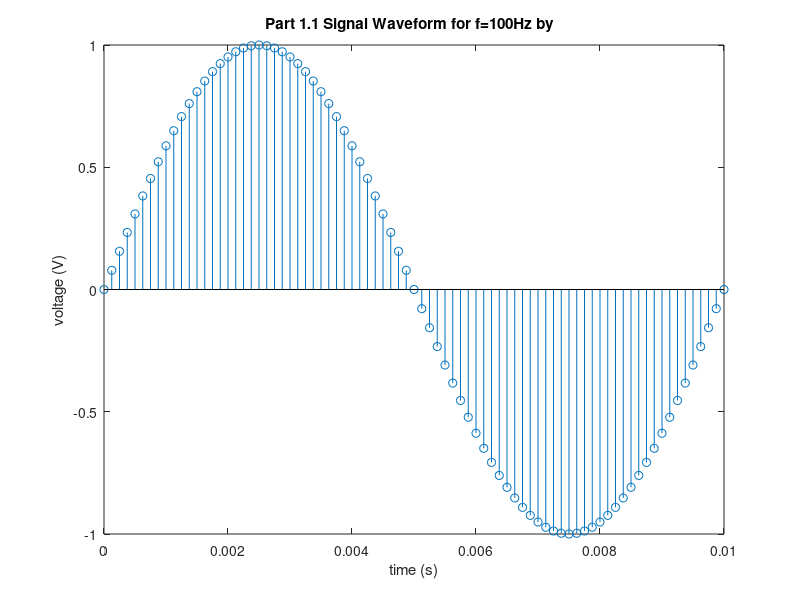
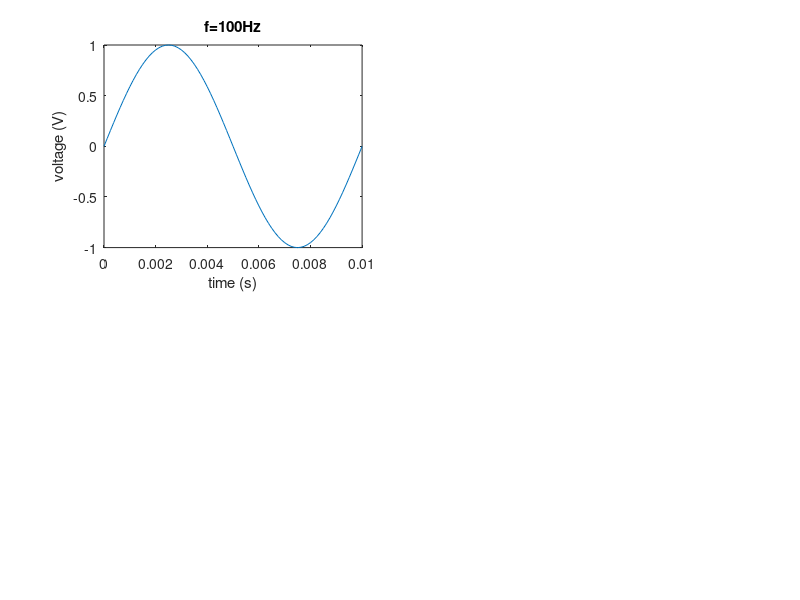

Reproduce these figures in MATLAB, in order. (Note: this script raises an error after producing the figures.)
%Signal Sampling and Aliasing Experiments Program

%Submitted as a part of a Signals and Systems Laboratory Assignment 
%By Robert Valencia to Dr. T. Todd, McMaster University, Hamilton,ON
%See lab report for detailed explanation

%%%%%%%%%%%%%%%%%%%%%%%%%%%%%%%%%%%%%%%%%%%%%%%%%%%%%%%%%%%%%%%%%%%%%%%%%%%%%%%%%%%%%%%%%%%%%%%%%%%%%%%%%%%%%%%%%%%%%%%%%%%%%%%%%%%%%%%%

%Part 1.1
%sinusoid frequency
f=100;
%sampling frequency and interval
fs=8000;
Ts=1/fs;
%final time value/duration
tEnd=10e-3;
%time vector
tVector=0:Ts:tEnd;
%sinusoid sample
xs=sin(2.*pi.*f.*tVector);
%plot
figure(1);
subplot(1,1,1);
stem(tVector, xs);
title('Part 1.1 Signal Waveform for f=100Hz by  ')
xlabel('time (s)');
ylabel('voltage (V)');
%print plot
print ('-djpeg', 'plot_1_1.jpeg');

%%%%%%%%%%%%%%%%%%%%%%%%%%%%%%%%%%%%%%%%%%%%%%%%%%%%%%%%%%%%%%%%%%%%%%%%%%%%%%%%%%%%%%%%%%%%%%%%%%%%%%%%%%%%%%%%%%%%%%%%%%%%%%%%%%%%%%%%

%Part 1.2
%sinusoid frequency
f=100;
%sampling frequency and interval
fs=8000;
Ts=1/fs;
%sampled signal final time value/duration
tEnd=10e-3;
%sampled signal time vector
tVector=0:Ts:tEnd;
%sound spurt final time value/duration
tEndSSpurt=2;
%sound spurt time vector
tVectorSSpurt=0:Ts:tEndSSpurt;
%sinusoid sample
xs100=sin(2.*pi.*f.*tVectorSSpurt);
%plot
figure(2);
subplot(2,2,1);
plot(tVector, xs100(1:length(tVector)));
title('f=100Hz')
xlabel('time (s)');
ylabel('voltage (V)');
%save as a wav sound file
wavwrite(xs100', fs, 8, 'sound_1_2_100.wav');

%sinusoid frequency
f=200;
%sampling frequency and interval
fs=8000;
Ts=1/fs;
%sampled signal final time value/duration
tEnd=10e-3;
%sampled signal time vector
tVector=0:Ts:tEnd;
%sound spurt final time value/duration
tEndSSpurt=2;
%sound spurt time vector
tVectorSSpurt=0:Ts:tEndSSpurt;
%sinusoid sample
xs200=sin(2.*pi.*f.*tVectorSSpurt);
%plot
subplot(2,2,2);
plot(tVector, xs200(1:length(tVector)));
title('f=200Hz')
xlabel('time (s)');
ylabel('voltage (V)');
%save as a wav sound file
wavwrite(xs200', fs, 8, 'sound_1_2_200.wav');

%sinusoid frequency
f=400;
%sampling frequency and interval
fs=8000;
Ts=1/fs;
%sampled signal final time value/duration
tEnd=10e-3;
%sampled signal time vector
tVector=0:Ts:tEnd;
%sound spurt final time value/duration
tEndSSpurt=2;
%sound spurt time vector
tVectorSSpurt=0:Ts:tEndSSpurt;
%sinusoid sample
xs400=sin(2.*pi.*f.*tVectorSSpurt);
%plot
subplot(2,2,3);
plot(tVector, xs400(1:length(tVector)));
title('f=400Hz')
xlabel('time (s)');
ylabel('voltage (V)');
%save as a wav sound file
wavwrite(xs400', fs, 8, 'sound_1_2_400.wav');

%sinusoid frequency
f=800;
%sampling frequency and interval
fs=8000;
Ts=1/fs;
%sampled signal final time value/duration
tEnd=10e-3;
%sampled signal time vector
tVector=0:Ts:tEnd;
%sound spurt final time value/duration
tEndSSpurt=2;
%sound spurt time vector
tVectorSSpurt=0:Ts:tEndSSpurt;
%sinusoid sample
xs800=sin(2.*pi.*f.*tVectorSSpurt);
%plot
subplot(2,2,4);
plot(tVector, xs800(1:length(tVector)));
title('f=800Hz')
xlabel('time (s)');
ylabel('voltage (V)');
%save as a wav sound file
wavwrite(xs800', fs, 8, 'sound_1_2_800.wav');

%main plot title
ha = axes('Position',[0 0 1 1],'Xlim',[0 1],'Ylim',[0 1],'Box','off','Visible','off','Units','normalized', 'clipping' , 'off'); 
text(0.5, 1,'\bf Part 1.2 Signal Waveform by  ','HorizontalAlignment','center','VerticalAlignment', 'top');
%print plots
print -djpeg plot_1_2.jpeg;

%concatenate the four 2-second tone segments
xsConcantenated=xs100+xs200+xs400+xs800;
%save as a wav sound file
wavwrite(xsConcantenated', fs, 8, 'sound_1_2_Concatenated.wav');

%%%%%%%%%%%%%%%%%%%%%%%%%%%%%%%%%%%%%%%%%%%%%%%%%%%%%%%%%%%%%%%%%%%%%%%%%%%%%%%%%%%%%%%%%%%%%%%%%%%%%%%%%%%%%%%%%%%%%%%%%%%%%%%%%%%%%%%%

%Part 1.3
%sinusoid frequency
f=7200;
%sampling frequency and interval
fs=8000;
Ts=1/fs;
%sampled signal final time value/duration
tEnd=10e-3;
%sampled signal time vector
tVector=0:Ts:tEnd;
%sound spurt final time value/duration
tEndSSpurt=2;
%sound spurt time vector
tVectorSSpurt=0:Ts:tEndSSpurt;
%sinusoid sample
xs7200=sin(2.*pi.*f.*tVectorSSpurt);
%plot
figure(3);
subplot(2,2,1);
plot(tVector, xs7200(1:length(tVector)));
title('f=7200Hz')
xlabel('time (s)');
ylabel('voltage (V)');
%save as a wav sound file
wavwrite(xs7200', fs, 8, 'sound_1_3_7200.wav');

%sinusoid frequency
f=7600;
%sampling frequency and interval
fs=8000;
Ts=1/fs;
%sampled signal final time value/duration
tEnd=10e-3;
%sampled signal time vector
tVector=0:Ts:tEnd;
%sound spurt final time value/duration
tEndSSpurt=2;
%sound spurt time vector
tVectorSSpurt=0:Ts:tEndSSpurt;
%sinusoid sample
xs7600=sin(2.*pi.*f.*tVectorSSpurt);
%plot
subplot(2,2,2);
plot(tVector, xs7600(1:length(tVector)));
title('f=7600Hz')
xlabel('time (s)');
ylabel('voltage (V)');
%save as a wav sound file
wavwrite(xs7600', fs, 8, 'sound_1_3_7600.wav');

%sinusoid frequency
f=7800;
%sampling frequency and interval
fs=8000;
Ts=1/fs;
%sampled signal final time value/duration
tEnd=10e-3;
%sampled signal time vector
tVector=0:Ts:tEnd;
%sound spurt final time value/duration
tEndSSpurt=2;
%sound spurt time vector
tVectorSSpurt=0:Ts:tEndSSpurt;
%sinusoid sample
xs7800=sin(2.*pi.*f.*tVectorSSpurt);
%plot
subplot(2,2,3);
plot(tVector, xs7800(1:length(tVector)));
title('f=7800Hz')
xlabel('time (s)');
ylabel('voltage (V)');
%save as a wav sound file
wavwrite(xs7800', fs, 8, 'sound_1_3_7800.wav');

%sinusoid frequency
f=7900;
%sampling frequency and interval
fs=8000;
Ts=1/fs;
%sampled signal final time value/duration
tEnd=10e-3;
%sampled signal time vector
tVector=0:Ts:tEnd;
%sound spurt final time value/duration
tEndSSpurt=2;
%sound spurt time vector
tVectorSSpurt=0:Ts:tEndSSpurt;
%sinusoid sample
xs7900=sin(2.*pi.*f.*tVectorSSpurt);
%plot
subplot(2,2,4);
plot(tVector, xs7900(1:length(tVector)));
title('f=7900Hz')
xlabel('time (s)');
ylabel('voltage (V)');
%save as a wav sound file
wavwrite(xs7900', fs, 8, 'sound_1_3_7900.wav');

%main plot title
ha = axes('Position',[0 0 1 1],'Xlim',[0 1],'Ylim',[0 1],'Box','off','Visible','off','Units','normalized', 'clipping' , 'off'); 
text(0.5, 1,'\bf Part 1.3 Signal Waveform by  ','HorizontalAlignment','center','VerticalAlignment', 'top');
%print plots
print -djpeg plot_1_3.jpeg;

%concatenate the four 2-second tone segments
xsConcantenated=xs7200+xs7600+xs7800+xs7900;
%save as a wav sound file
wavwrite(xsConcantenated', fs, 8, 'sound_1_3_Concatenated.wav');

%%%%%%%%%%%%%%%%%%%%%%%%%%%%%%%%%%%%%%%%%%%%%%%%%%%%%%%%%%%%%%%%%%%%%%%%%%%%%%%%%%%%%%%%%%%%%%%%%%%%%%%%%%%%%%%%%%%%%%%%%%%%%%%%%%%%%%%%

%Part 2a with f1=100 and mu=2000
%initial sinusoid frequency
f1=100;
%frequency increase rate
mu=2000;
%sampling frequency and interval
fs=32000;
Ts=1/fs;
%sample final time value/duration
tEnd=8;
%sample time vector
tVector=0:Ts:tEnd;
%sinusoid sample
csa32K=cos(pi.*mu.*tVector.*tVector+2.*pi.*f1.*tVector);
%plot
figure(4);
subplot(2,2,1);
plot(tVector(1:2000), csa32K(1:2000));
title('fs=32KHz')
xlabel('time (s)');
ylabel('voltage (V)');
%save as a wav sound file
wavwrite(csa32K', fs, 8, 'sound_2a_32K.wav');

%initial sinusoid frequency
f1=100;
%frequency increase rate
mu=2000;
%sampling frequency and interval
fs=16000;
Ts=1/fs;
%sample final time value/duration
tEnd=8;
%sample time vector
tVector=0:Ts:tEnd;
%sinusoid sample
csa16K=cos(pi.*mu.*tVector.*tVector+2.*pi.*f1.*tVector);
%plot
subplot(2,2,2);
plot(tVector(1:2000), csa16K(1:2000));
title('fs=16KHz')
xlabel('time (s)');
ylabel('voltage (V)');
%save as a wav sound file
wavwrite(csa16K', fs, 8, 'sound_2a_16K.wav');

%initial sinusoid frequency
f1=100;
%frequency increase rate
mu=2000;
%sampling frequency and interval
fs=8000;
Ts=1/fs;
%sample final time value/duration
tEnd=8;
%sample time vector
tVector=0:Ts:tEnd;
%sinusoid sample
csa8K=cos(pi.*mu.*tVector.*tVector+2.*pi.*f1.*tVector);
%plot
subplot(2,2,3);
plot(tVector(1:2000), csa8K(1:2000));
title('fs=8KHz')
xlabel('time (s)');
ylabel('voltage (V)');
%save as a wav sound file
wavwrite(csa8K', fs, 8, 'sound_2a_8K.wav');

%initial sinusoid frequency
f1=100;
%frequency increase rate
mu=2000;
%sampling frequency and interval
fs=4000;
Ts=1/fs;
%sample final time value/duration
tEnd=8;
%sample time vector
tVector=0:Ts:tEnd;
%sinusoid sample
csa4K=cos(pi.*mu.*tVector.*tVector+2.*pi.*f1.*tVector);
%plot
subplot(2,2,4);
plot(tVector(1:2000), csa4K(1:2000));
title('fs=4KHz')
xlabel('time (s)');
ylabel('voltage (V)');
%save as a wav sound file
wavwrite(csa4K', fs, 8, 'sound_2a_4K.wav');

%main plot title
ha = axes('Position',[0 0 1 1],'Xlim',[0 1],'Ylim',[0 1],'Box','off','Visible','off','Units','normalized', 'clipping' , 'off'); 
text(0.5, 1,'\bf Part 2 Signal Waveform with f1=100 and mu=2000 by  ','HorizontalAlignment','center','VerticalAlignment', 'top');
%print plots
print -djpeg plot_2a.jpeg;

%%%%%%%%%%%%%%%%%%%%%%%%%%%%%%%%%%%%%%%%%%%%%%%%%%%%%%%%%%%%%%%%%%%%%%%%%%%%%%%%%%%%%%%%%%%%%%%%%%%%%%%%%%%%%%%%%%%%%%%%%%%%%%%%%%%%%%%%

%Part 2b with f1=50 and mu=2000
%initial sinusoid frequency
f1=50;
%frequency increase rate
mu=2000;
%sampling frequency and interval
fs=32000;
Ts=1/fs;
%sample final time value/duration
tEnd=8;
%sample time vector
tVector=0:Ts:tEnd;
%sinusoid sample
csb32K=cos(pi.*mu.*tVector.*tVector+2.*pi.*f1.*tVector);
%plot
figure(5);
subplot(2,2,1);
plot(tVector(1:2000), csb32K(1:2000));
title('fs=32KHz')
xlabel('time (s)');
ylabel('voltage (V)');
%save as a wav sound file
wavwrite(csb32K', fs, 8, 'sound_2b_32K.wav');

%initial sinusoid frequency
f1=50;
%frequency increase rate
mu=2000;
%sampling frequency and interval
fs=16000;
Ts=1/fs;
%sample final time value/duration
tEnd=8;
%sample time vector
tVector=0:Ts:tEnd;
%sinusoid sample
csb16K=cos(pi.*mu.*tVector.*tVector+2.*pi.*f1.*tVector);
%plot
subplot(2,2,2);
plot(tVector(1:2000), csb16K(1:2000));
title('fs=16KHz')
xlabel('time (s)');
ylabel('voltage (V)');
%save as a wav sound file
wavwrite(csb16K', fs, 8, 'sound_2b_16K.wav');

%initial sinusoid frequency
f1=50;
%frequency increase rate
mu=2000;
%sampling frequency and interval
fs=8000;
Ts=1/fs;
%sample final time value/duration
tEnd=8;
%sample time vector
tVector=0:Ts:tEnd;
%sinusoid sample
csb8K=cos(pi.*mu.*tVector.*tVector+2.*pi.*f1.*tVector);
%plot
subplot(2,2,3);
plot(tVector(1:2000), csb8K(1:2000));
title('fs=8KHz')
xlabel('time (s)');
ylabel('voltage (V)');
%save as a wav sound file
wavwrite(csb8K', fs, 8, 'sound_2b_8K.wav');

%initial sinusoid frequency
f1=50;
%frequency increase rate
mu=2000;
%sampling frequency and interval
fs=4000;
Ts=1/fs;
%sample final time value/duration
tEnd=8;
%sample time vector
tVector=0:Ts:tEnd;
%sinusoid sample
csb4K=cos(pi.*mu.*tVector.*tVector+2.*pi.*f1.*tVector);
%plot
subplot(2,2,4);
plot(tVector(1:2000), csb4K(1:2000));
title('fs=4KHz')
xlabel('time (s)');
ylabel('voltage (V)');
%save as a wav sound file
wavwrite(csb4K', fs, 8, 'sound_2b_4K.wav');

%main plot title
ha = axes('Position',[0 0 1 1],'Xlim',[0 1],'Ylim',[0 1],'Box','off','Visible','off','Units','normalized', 'clipping' , 'off'); 
text(0.5, 1,'\bf Part 2 Signal Waveform with f1=50 and mu=2000 by  ','HorizontalAlignment','center','VerticalAlignment', 'top');
%print plots
print -djpeg plot_2b.jpeg;

%%%%%%%%%%%%%%%%%%%%%%%%%%%%%%%%%%%%%%%%%%%%%%%%%%%%%%%%%%%%%%%%%%%%%%%%%%%%%%%%%%%%%%%%%%%%%%%%%%%%%%%%%%%%%%%%%%%%%%%%%%%%%%%%%%%%%%%%

%Part 2c with f1=100 and mu=1000
%initial sinusoid frequency
f1=100;
%frequency increase rate
mu=1000;
%sampling frequency and interval
fs=32000;
Ts=1/fs;
%sample final time value/duration
tEnd=8;
%sample time vector
tVector=0:Ts:tEnd;
%sinusoid sample
csc32K=cos(pi.*mu.*tVector.*tVector+2.*pi.*f1.*tVector);
%plot
figure(6);
subplot(2,2,1);
plot(tVector(1:2000), csc32K(1:2000));
title('fs=32KHz')
xlabel('time (s)');
ylabel('voltage (V)');
%save as a wav sound file
wavwrite(csc32K', fs, 8, 'sound_2c_32K.wav');

%initial sinusoid frequency
f1=100;
%frequency increase rate
mu=1000;
%sampling frequency and interval
fs=16000;
Ts=1/fs;
%sample final time value/duration
tEnd=8;
%sample time vector
tVector=0:Ts:tEnd;
%sinusoid sample
csc16K=cos(pi.*mu.*tVector.*tVector+2.*pi.*f1.*tVector);
%plot
subplot(2,2,2);
plot(tVector(1:2000), csc16K(1:2000));
title('fs=16KHz')
xlabel('time (s)');
ylabel('voltage (V)');
%save as a wav sound file
wavwrite(csc16K', fs, 8, 'sound_2c_16K.wav');

%initial sinusoid frequency
f1=100;
%frequency increase rate
mu=1000;
%sampling frequency and interval
fs=8000;
Ts=1/fs;
%sample final time value/duration
tEnd=8;
%sample time vector
tVector=0:Ts:tEnd;
%sinusoid sample
csc8K=cos(pi.*mu.*tVector.*tVector+2.*pi.*f1.*tVector);
%plot
subplot(2,2,3);
plot(tVector(1:2000), csc8K(1:2000));
title('fs=8KHz')
xlabel('time (s)');
ylabel('voltage (V)');
%save as a wav sound file
wavwrite(csc8K', fs, 8, 'sound_2c_8K.wav');

%initial sinusoid frequency
f1=100;
%frequency increase rate
mu=1000;
%sampling frequency and interval
fs=4000;
Ts=1/fs;
%sample final time value/duration
tEnd=8;
%sample time vector
tVector=0:Ts:tEnd;
%sinusoid sample
csc4K=cos(pi.*mu.*tVector.*tVector+2.*pi.*f1.*tVector);
%plot
subplot(2,2,4);
plot(tVector(1:2000), csc4K(1:2000));
title('fs=4KHz')
xlabel('time (s)');
ylabel('voltage (V)');
%save as a wav sound file
wavwrite(csc4K', fs, 8, 'sound_2c_4K.wav');

%main plot title
ha = axes('Position',[0 0 1 1],'Xlim',[0 1],'Ylim',[0 1],'Box','off','Visible','off','Units','normalized', 'clipping' , 'off'); 
text(0.5, 1,'\bf Part 2 Signal Waveform with f1=100 and mu=1000 by  ','HorizontalAlignment','center','VerticalAlignment', 'top');
%print plots
print -djpeg plot_2c.jpeg;

